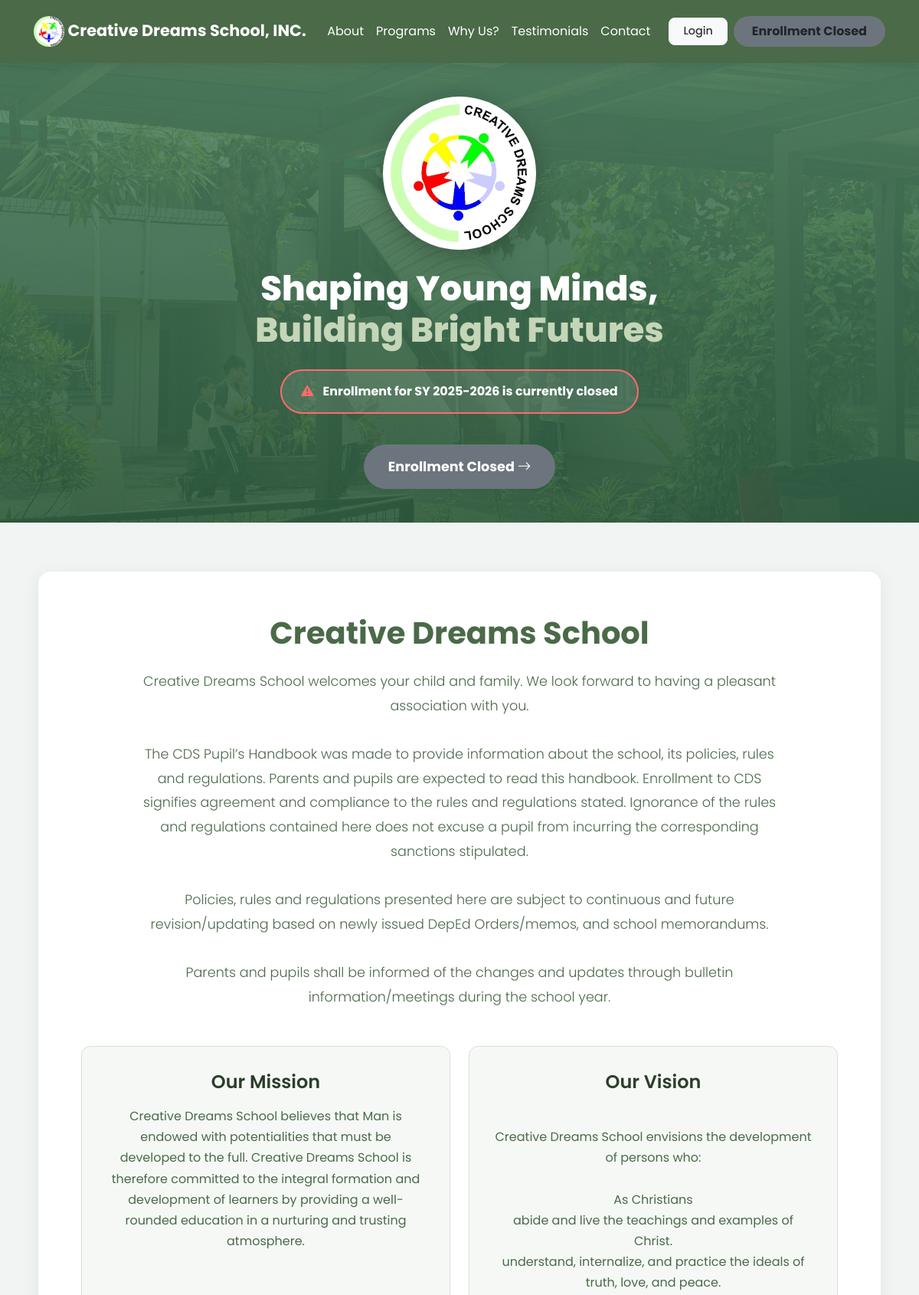
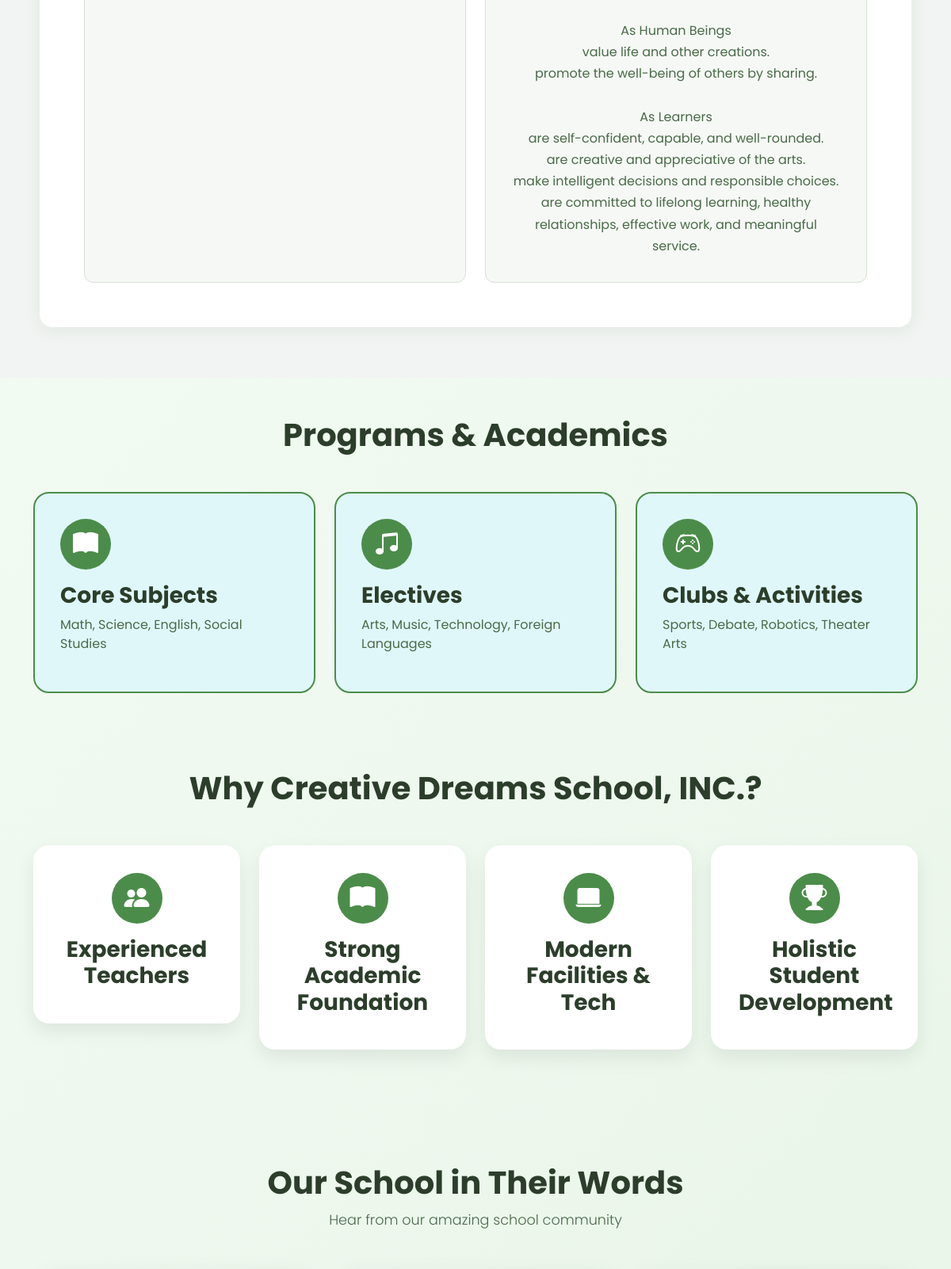
The page / (upper part) on the database its author committed (2 pictures, top to bottom).
### tables this page shows
CREATE TABLE `system_settings` (
  `setting_id` int(11) NOT NULL,
  `setting_key` varchar(100) NOT NULL,
  `setting_value` varchar(255) NOT NULL,
  `description` text DEFAULT NULL,
  `last_updated` datetime DEFAULT current_timestamp() ON UPDATE current_timestamp(),
  `updated_by` int(11) DEFAULT NULL
);

CREATE TABLE `school_settings` (
  `id` int(11) NOT NULL,
  `school_name` varchar(255) NOT NULL DEFAULT 'Creative Dreams School',
  `school_address` text DEFAULT NULL,
  `school_phone` varchar(50) DEFAULT NULL,
  `school_email` varchar(255) DEFAULT NULL,
  `mission_vision` text NOT NULL,
  `foreword` text NOT NULL,
  `current_school_year` varchar(20) DEFAULT '2024-2025',
  `current_semester` varchar(50) DEFAULT '1st Semester',
  `enrollment_status` enum('open','closed') DEFAULT 'open',
  `created_at` timestamp NOT NULL DEFAULT current_timestamp(),
  `updated_at` timestamp NULL DEFAULT NULL ON UPDATE current_timestamp()
);

CREATE TABLE `programs` (
  `program_id` int(11) NOT NULL,
  `icon` varchar(50) NOT NULL,
  `title` varchar(100) NOT NULL,
  `description` varchar(255) NOT NULL
);

### index.php (the view, shortened to what this page needs)
<?php
$host = "localhost";
$user = "u545996239_cdsportal";
$pass = "B@nana2025";
$db   = "u545996239_cdsportal";
$conn = new mysqli($host, $user, $pass, $db);
$enrollment_status = 'open';
$current_sy = '2025-2026';
try {
    $status_query = "SELECT setting_key, setting_value FROM system_settings WHERE setting_key IN ('enrollment_status', 'current_school_year')";
    $status_result = $conn->query($status_query);
    if ($status_result && $status_result->num_rows > 0) {
        while ($row = $status_result->fetch_assoc()) {
            if ($row['setting_key'] === 'enrollment_status') {
                $enrollment_status = $row['setting_value'];
            } elseif ($row['setting_key'] === 'current_school_year') {
                $current_sy = $row['setting_value'];
            }
        }
    }
} catch (Exception $e) {
    error_log("Error fetching enrollment status: " . $e->getMessage());
}
$enrollment_closed = ($enrollment_status === 'closed');
function getPrograms($conn) {
    $sql = "SELECT * FROM programs";
    $result = $conn->query($sql);
    $data = [];
    while($row = $result->fetch_assoc()){
        $data[] = $row;
    }
    return $data;
}
$programs = getPrograms($conn);
$query = "SELECT * FROM school_settings WHERE id = 1 LIMIT 1";
$result = mysqli_query($conn, $query);
$school = mysqli_fetch_assoc($result);
$mission = '';
$vision = '';
if (!empty($school['mission_vision'])) {
    $parts = preg_split('/\r\n|\r|\n/', $school['mission_vision'], 2);
    $mission = $parts[0] ?? '';
    $vision  = $parts[1] ?? '';
}
?>
<!DOCTYPE html>
<html lang="en">
<head>
    <link href="https://cdn.jsdelivr.net/npm/bootstrap@5.3.3/dist/css/bootstrap.min.css" rel="stylesheet">
    <link rel="stylesheet" href="https://cdn.jsdelivr.net/npm/bootstrap-icons@1.11.3/font/bootstrap-icons.css">
    <link href="https://unpkg.com/aos@2.3.1/dist/aos.css" rel="stylesheet">
    <link href="https://cdn.jsdelivr.net/npm/bootstrap-icons@1.11.1/font/bootstrap-icons.css" rel="stylesheet">
</head>
<body>
<nav class="navbar navbar-expand-lg navbar-dark sticky-top">
    <div class="container-fluid">
        <a class="navbar-brand" href="#">
            <img src="cdslogo.jpg" alt="cdslogo" style="width:40px; height:40px; object-fit:cover; border-radius:50%;">
            Creative Dreams School, INC.
        </a>
        <div class="collapse navbar-collapse" id="nav">
            <ul class="navbar-nav ms-auto align-items-center">
                <li class="nav-item">
                    <a class="nav-link" href="#about">About</a>
                </li>
                <li class="nav-item">
                    <a class="nav-link" href="#programs">Programs</a>
                </li>
                <li class="nav-item">
                    <a class="nav-link" href="#why">Why Us?</a>
                </li>
                <li class="nav-item">
                    <a class="nav-link" href="#testimonials">Testimonials</a>
                </li>
                <li class="nav-item">
                    <a class="nav-link" href="#contact">Contact</a>
                </li>
                <li class="nav-item ms-lg-3">
                    <a href="login.php"
                        class="btn btn-light"
                        style="
                            padding: 6px 18px;
                            border-radius: 8px;
                            font-size: 0.9rem;
                            color: #333 !important;
                            font-weight: 500;
                        ">
                        Login
                    </a>
                </li>
                <li class="nav-item ms-lg-2">
                    <button class="enroll-btn <?php echo $enrollment_closed ? 'closed' : ''; ?>"
                            onclick="openEnrollModal()">
                        <?php echo $enrollment_closed ? 'Enrollment Closed' : 'Enroll Now'; ?>
                    </button>
                </li>
            </ul>
        </div>
    </div>
</nav>
<section class="hero-section">
    <div class="hero-content">
        <div class="hero-logo" data-aos="zoom-in">
            <img src="cdslogo.jpg" alt="cdslogo">
        </div>
        <h1 class="tagline" data-aos="fade-up">
            Shaping Young Minds,<br>
            <span class="highlight">Building Bright Futures</span>
        </h1>
        <?php if ($enrollment_closed): ?>
        <div class="enrollment-status-closed" data-aos="fade-up" data-aos-delay="100">
            <i class="bi bi-exclamation-triangle-fill" style="color: #ff6b6b; margin-right: 8px;"></i>
            <strong style="color: white;">Enrollment for SY <?php echo htmlspecialchars($current_sy); ?> is currently closed</strong>
        </div>
        <?php endif; ?>
        <button class="cta-btn mt-4 <?php echo $enrollment_closed ? 'closed' : ''; ?>"
                onclick="openEnrollModal()"
                data-aos="fade-up"
                data-aos-delay="200">
            <?php echo $enrollment_closed ? 'Enrollment Closed' : 'ENROLL NOW'; ?>
            <i class="bi bi-arrow-right"></i>
        </button>
    </div>
</section>
<section class="about-section" id="about" data-aos="fade-up">
    <div class="container">
        <div class="card about-card mx-auto border-0">
            <div class="card-body text-center">
                <h1 class="fw-bold header-school-name">
                    <?= htmlspecialchars($school['school_name']); ?>
                </h1>
                <p class="lead section-text">
                    <?= nl2br(htmlspecialchars($school['foreword'])); ?>
                </p>
                <div class="row g-4">
                    <div class="col-md-6">
                        <div class="inner-card">
                            <h3 class="section-heading">Our Mission</h3>
                            <p class="section-text">
                                <?= nl2br(htmlspecialchars($mission)); ?>
                            </p>
                        </div>
                    </div>
                    <div class="col-md-6">
                        <div class="inner-card">
                            <h3 class="section-heading">Our Vision</h3>
                            <p class="section-text">
                                <?= nl2br(htmlspecialchars($vision)); ?>
                            </p>
                        </div>
                    </div>
                </div>
            </div>
        </div>
    </div>
</section>
<section class="container my-5" id="programs">
    <h1 class="text-center mb-5 section-heading" data-aos="fade-down">Programs & Academics</h1>
    <div class="row g-4">
        <?php foreach ($programs as $p): ?>
        <div class="col-md-4" data-aos="fade-up">
            <div class="program-card">
                <div class="program-icon">
                    <i class="<?= htmlspecialchars($p['icon']) ?>"></i>
                </div>
                <h3 class="section-heading"><?= htmlspecialchars($p['title']) ?></h3>
                <p class="section-text"><?= htmlspecialchars($p['description']) ?></p>
            </div>
        </div>
        <?php endforeach; ?>
    </div>
</section>
<section class="container text-center my-5 py-5" id="why">
    <h1 class="mb-5 section-heading" data-aos="fade-down">Why Creative Dreams School, INC.?</h1>
    <div class="row g-4">
        <div class="col-md-3" data-aos="zoom-in">
            <div class="why-card">
                <div class="why-icon">
                    <i class="bi bi-people-fill"></i>
                </div>
                <h3 class="section-heading">Experienced Teachers</h3>
            </div>
        </div>
        <div class="col-md-3" data-aos="zoom-in" data-aos-delay="100">
            <div class="why-card">
                <div class="why-icon">
                    <i class="bi bi-book-fill"></i>
                </div>
                <h3 class="section-heading">Strong Academic Foundation</h3>
            </div>
        </div>
        <div class="col-md-3" data-aos="zoom-in" data-aos-delay="200">
            <div class="why-card">
                <div class="why-icon">
                    <i class="bi bi-laptop-fill"></i>
                </div>
                <h3 class="section-heading">Modern Facilities & Tech</h3>
            </div>
        </div>
        <div class="col-md-3" data-aos="zoom-in" data-aos-delay="300">
            <div class="why-card">
                <div class="why-icon">
                    <i class="bi bi-trophy-fill"></i>
                </div>
                <h3 class="section-heading">Holistic Student Development</h3>
            </div>
        </div>
    </div>
</section>
<section class="container my-5 py-5" id="testimonials">
    <div class="text-center mb-5">
        <h1 class="section-heading" data-aos="fade-down">Our School in Their Words</h1>
        <p class="lead text-muted section-text" data-aos="fade-up">Hear from our amazing school community</p>
    </div>
    <div class="row g-4">
    </div>
</section>
</body>
</html>

### index.php (style rules this page uses)
:root { --primary-purple:#a5d6a7 100%; --primary-green: #688A65; --light-green: #82b37dff; --dark-green: #4a6a48; --text-dark: #2c3e2b; --yellow: #ffd700; --white: #ffffff; --light-sage: #c4d6b7; --sage-green: #4c8c4a; --accent-green: #66a65c; --pale-green: #e0f7fa; }
* { margin: 0; padding: 0; box-sizing: border-box; }
body { font-family: 'Poppins', sans-serif; background: linear-gradient(135deg, #f9fff9 0%, #e6f3e6 100%); overflow-x: hidden; }
.navbar { background: var(--dark-green); padding: 1rem 2rem; box-shadow: 0 2px 15px rgba(0,0,0,0.1); }
.navbar-brand { font-weight: 700; color: white !important; font-size: 1.3rem; }
.nav-link { color: white !important; transition: color 0.3s; }
.enroll-btn { background: var(--yellow); color: var(--primary-purple); padding: 0.5rem 1.5rem; border-radius: 50px; border: none; font-weight: 700; cursor: pointer; transition: 0.3s; }
.enroll-btn.closed { background: #6c757d; cursor: not-allowed; }
.hero-section { height: 600px; background: linear-gradient(rgba(74,124,89,.85), rgba(45,90,61,.9)), url('cdspic.jpg') center/cover; display: flex; align-items: center; justify-content: center; position: relative; color: white; text-align: center; }
.hero-content { display: flex; flex-direction: column; align-items: center; justify-content: center; width: 100%; }
.hero-logo { width: 200px; height: 200px; border-radius: 50%; background: white; padding: 10px; box-shadow: 0 8px 30px rgba(0,0,0,0.25); display: flex; align-items: center; justify-content: center; animation: float 3s ease-in-out infinite; margin-bottom: 1.5rem; }
.hero-logo img { width: 100%; height: 100%; object-fit: contain; border-radius: 50%; }
.tagline { font-size: 2.8rem; font-weight: 800; line-height: 1.2; }
.tagline .highlight { color: var(--light-sage); }
.cta-btn { background: var(--sage-green); border-radius: 50px; border: none; padding: 1rem 2rem; font-weight: 700; transition: 0.3s; color: white; cursor: pointer; font-size: 1.1rem; }
.cta-btn.closed { background: #6c757d; cursor: not-allowed; }
.enrollment-status-closed { animation: pulse 2s infinite; background: rgba(255,255,255,0.1); padding: 15px 25px; border-radius: 50px; margin: 1rem 0; border: 2px solid #ff6b6b; }
.about-section { padding: 4rem 0; background: #f1f4f2; }
.about-card { max-width: 1100px; border-radius: 16px; padding: 40px; background: #ffffff; border-left: 6px solid #A3B18A; box-shadow: 0 4px 20px rgba(88, 129, 87, 0.10); }
.about-card h1 { font-size: 2.5rem; color: #344e41; margin-bottom: 1.5rem; }
.lead { max-width: 850px; margin: 0 auto 3rem; line-height: 1.8; font-size: 1.1rem; color: #4f5f4d; }
.inner-card { border-radius: 12px; background: #f6f8f6; padding: 2rem; height: 100%; border: 1px solid #d7e0d6; transition: 0.3s ease; }
.inner-card h3 { font-size: 1.5rem; color: #588157; margin-bottom: 1rem; font-weight: 600; }
.inner-card p { color: #495f4b; line-height: 1.7; margin: 0; }
.program-card { background: var(--pale-green); padding: 2rem; border-radius: 20px; border: 2px solid var(--sage-green); transition: 0.3s; }
.program-icon { width: 64px; height: 64px; background: var(--sage-green); border-radius: 50%; display: flex; align-items: center; justify-content: center; margin-bottom: 1rem; color: white; font-size: 2rem; }
.why-card { background: white; padding: 2rem; border-radius: 20px; transition: 0.3s; border: 3px solid transparent; box-shadow: 0 10px 25px rgba(0,0,0,0.08); }
.why-icon { width: 64px; height: 64px; background: var(--sage-green); border-radius: 50%; display: flex; align-items: center; justify-content: center; margin: 0 auto 1rem; color: white; font-size: 2rem; }
.section-heading { color: #2c3e2b !important; font-weight: 700; }
.section-text { color: #4a6a48 !important; }
.header-school-name { color: var(--dark-green) !important; font-weight: 700; }

### rows shown on the page
system_settings: setting_value "2025-2026"
school_settings: school_name "Creative Dreams School", foreword "Creative Dreams School welcomes your child and family. We look forward to having a pleasant association with you. The CDS Pupil’s Handbook was made to provide information about the school, its policies, rules and regulations. Parents and pupils are expected to read this handbook. Enrollment to CDS signifies agreement and compliance to the rules and regulations stated. Ignorance of the rules and regulations contained here does not excuse a pupil from incurring the corresponding sanctions stipulated. Policies, rules and regulations presented here are subject to continuous and future revision/updating based on newly issued DepEd Orders/memos, and school memorandums. Parents and pupils shall be…", mission_vision "Creative Dreams School believes that Man is endowed with potentialities that must be developed to the full. Creative Dreams School is therefore committed to the integral formation and development of learners by providing a well-rounded education in a nurturing and trusting atmosphere.", mission_vision "Creative Dreams School envisions the development of persons who: As Christians abide and live the teachings and examples of Christ. understand, internalize, and practice the ideals of truth, love, and peace. As Human Beings value life and other creations. promote the well-being of others by sharing. As Learners are self-confident, capable, and well-rounded. are creative and appreciative of the arts. make intelligent decisions and responsible choices. are committed to lifelong learning, healthy relationships, effective work, and meaningful service."
programs: title "Core Subjects", description "Math, Science, English, Social Studies"
programs: title "Electives", description "Arts, Music, Technology, Foreign Languages"
programs: title "Clubs & Activities", description "Sports, Debate, Robotics, Theater Arts"
